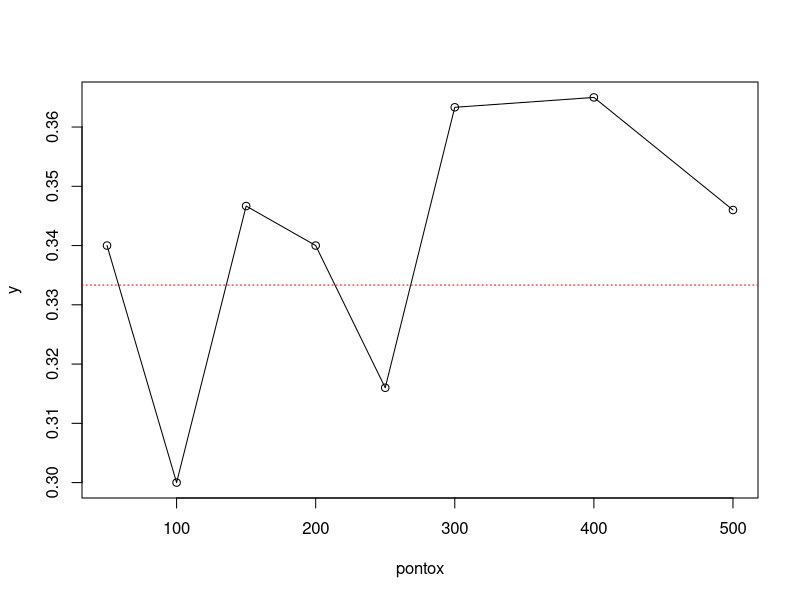
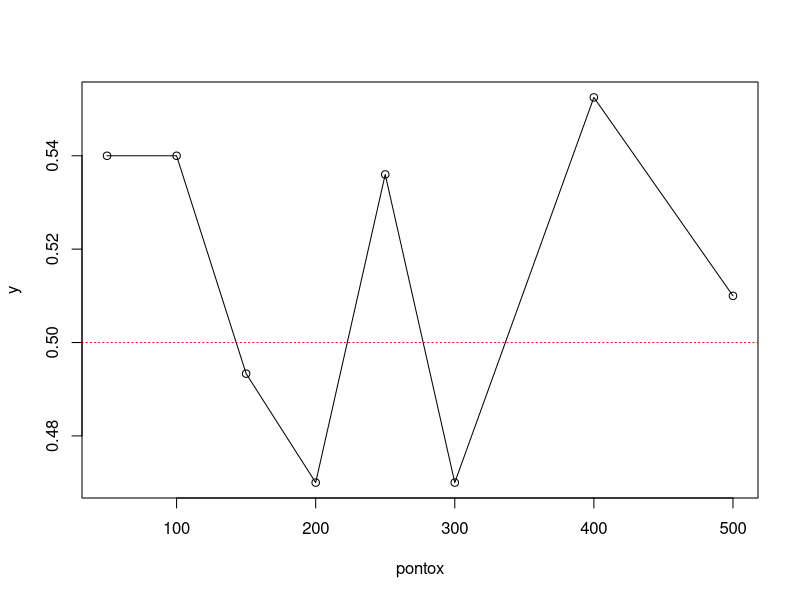
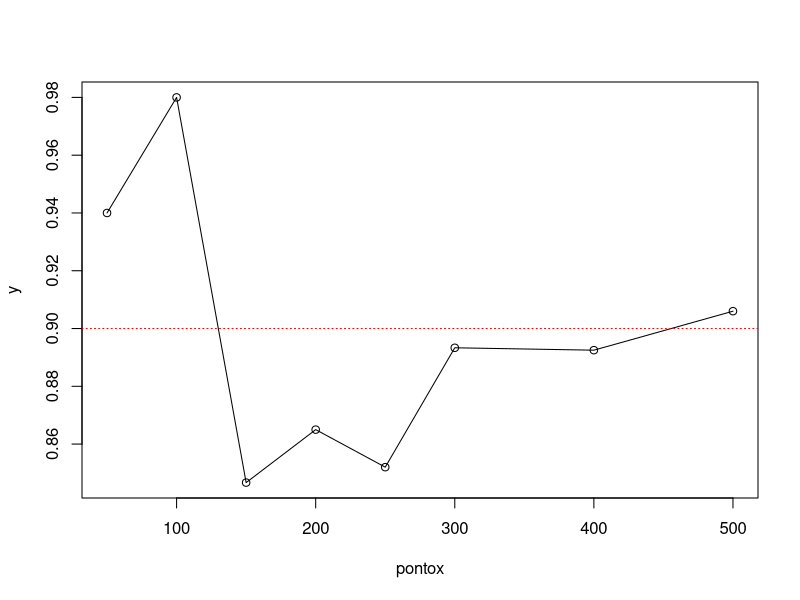
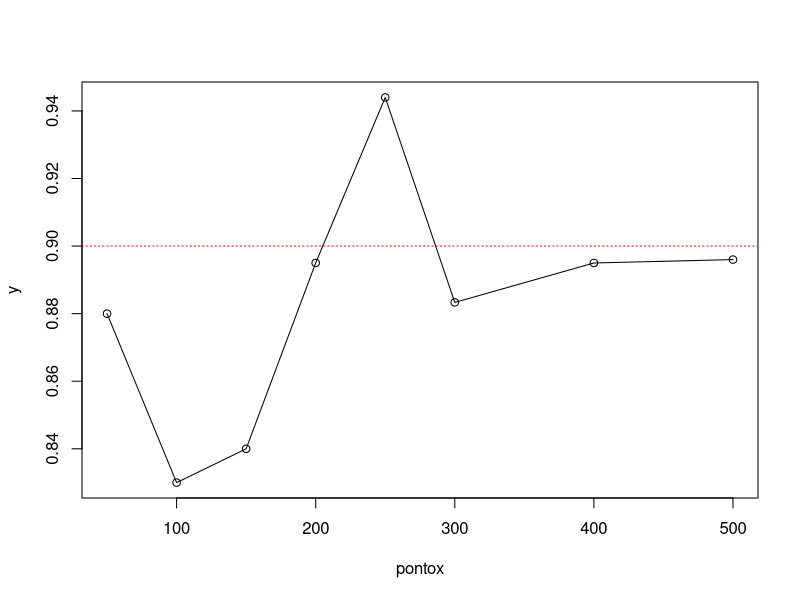
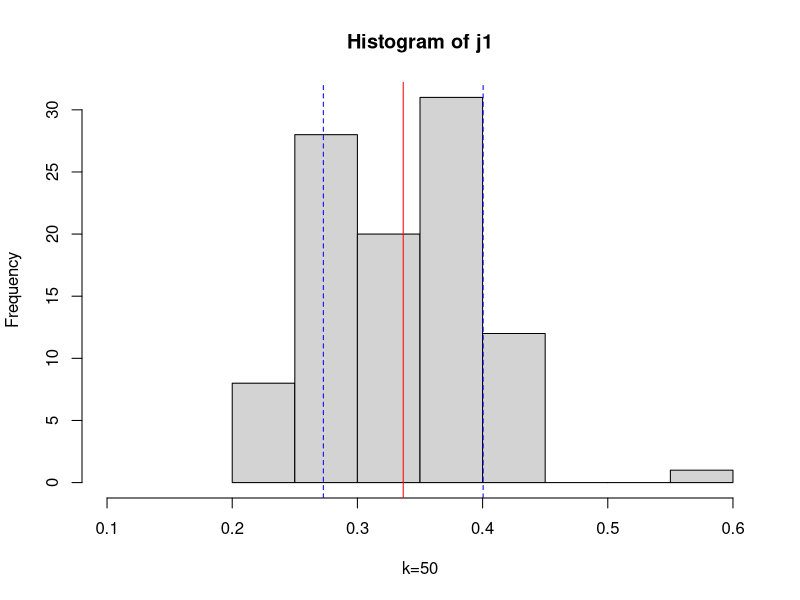
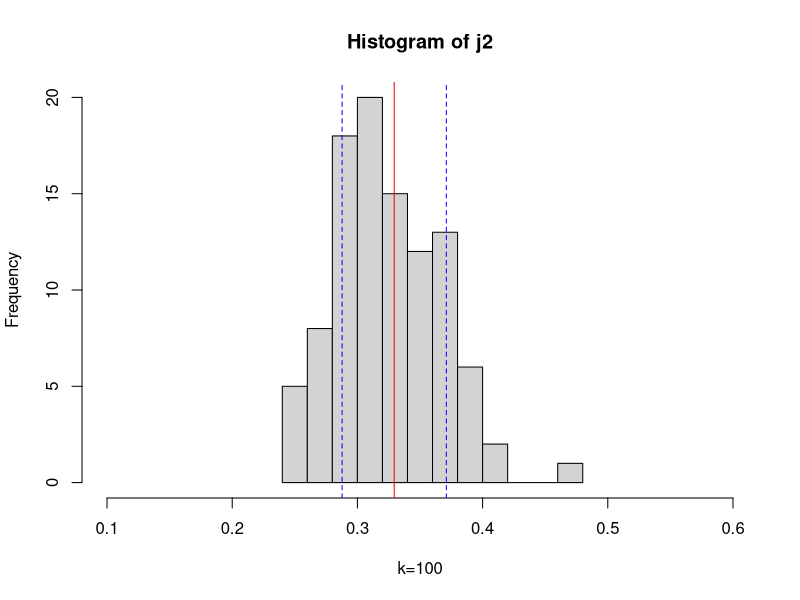
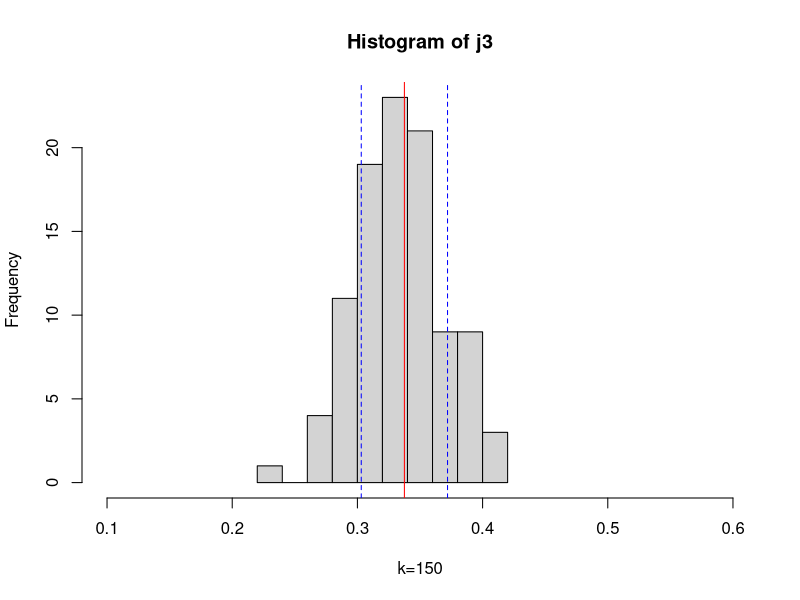
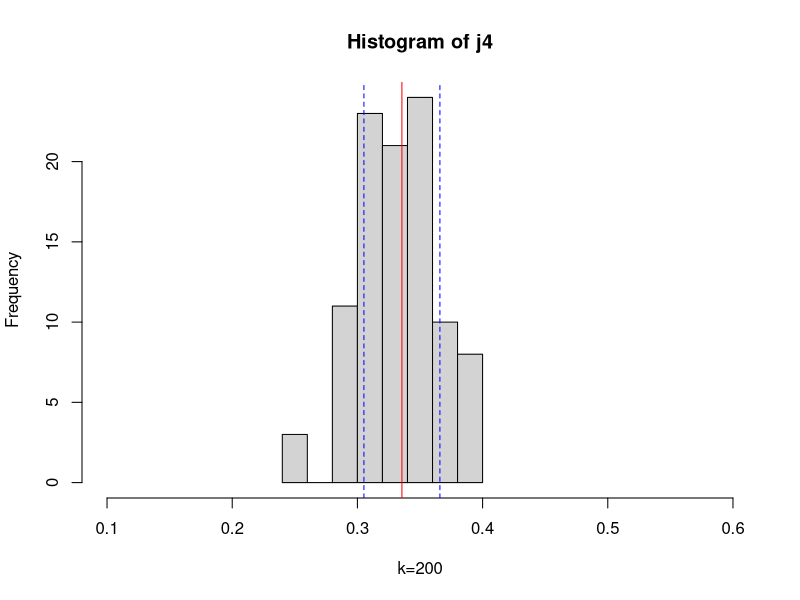

Write R code to recreate these figures, in order.
## ---- chunk 1
prob1a <- function(iter)
{
k <- iter
saida <- seq(1:k)
caixa <- c("m","m","f","f")
for (i in 1:k)
	{
	caixa2 <- sample(caixa)
	a <- caixa2[1]
	b <- caixa2[2]
	comparar <- a==b
	if(comparar==TRUE){saida[i]<-"yes"}else{saida[i]<-"no"}
	}
saida2 <- saida=="yes"
saida3 <- 1*saida2
proporcao <- mean(saida3)
return(proporcao)
}
## ---- chunk 2
prob1a(1000)
## ---- chunk 3
prob1b <- function(iter)
{
k <- iter
saida <- seq(1:k)
caixa <- c("m","m","f","f")
for (i in 1:k)
	{
	caixa2 <- sample(caixa,replace=T)
	a <- caixa2[1]
	b <- caixa2[2]
	comparar <- a==b
	if(comparar==TRUE){saida[i] <- "sim"}else{saida[i] <- "nao"}
	}
saida2 <- saida=="sim"
saida3 <- 1*saida2
proporcao <- mean(saida3)
return(proporcao)
}
## ---- chunk 4
prob1b(1000)
## ---- chunk 5
prob2a <- function(iter)
{
k <- iter
saida <- NULL
caixa <- c(rep("m",1),rep("f",19))
for (i in 1:k)
	{
	caixa2 <- sample(caixa,replace=F)
	a <- caixa2[1]
	b <- caixa2[2]
	comparar <- a==b
	if(comparar==TRUE){saida[i] <- "sim"}else{saida[i] <- "nao"}
	}
saida2 <- saida=="sim"
saida3 <- 1*saida2
proporcao <- mean(saida3)
return(proporcao)
}
## ---- chunk 6
prob2a(1000)
## ---- chunk 7
prob2b <- function(iter)
{
k <- iter
saida <- NULL
caixa <- c(rep("m",1),rep("f",19))
for (i in 1:k)
	{
	caixa2 <- sample(caixa,replace=T)
	a <- caixa2[1]
	b <- caixa2[2]
	comparar <- a==b
	if(comparar==TRUE){saida[i] <- "sim"}else{saida[i] <- "nao"}
	}
saida2 <- saida=="sim"
saida3 <- 1*saida2
proporcao <- mean(saida3)
return(proporcao)
}
## ---- chunk 8
prob2b(1000)
## ---- chunk 9
y <- NULL
pontox <- c(50,100,150,200,250,300, 400, 500)
for(i in 1:length(pontox))
  {
  y[i] <- prob1a(pontox[i])
}
y
plot(pontox,y)
lines(pontox,y)
abline(h=1/3,lty=3,col="red")
## ---- chunk 10
y <- NULL
pontox <- c(50,100,150,200,250,300, 400, 500)
for(i in 1:length(pontox))
  {
  y[i] <- prob1b(pontox[i])
}
y
plot(pontox,y)
lines(pontox,y)
abline(h=0.50,lty=3,col="red")
## ---- chunk 11
y <- NULL
pontox <- c(50,100,150,200,250,300, 400, 500)
for(i in 1:length(pontox))
  {
  y[i] <- prob2a(pontox[i])
}
y
plot(pontox,y)
lines(pontox,y)
abline(h=0.90,lty=3,col="red")
## ---- chunk 12
y <- NULL
pontox <- c(50,100,150,200,250,300, 400, 500)
for(i in 1:length(pontox))
  {
  y[i] <- prob2b(pontox[i])
}
y
plot(pontox,y)
lines(pontox,y)
abline(h=0.90,lty=3,col="red")
## ---- chunk 13
simulaMx <- function(numero.de.simulacoes,funcao.inicial,numero.de.iteracoes)
  {
  m <- numero.de.simulacoes
  n <- numero.de.iteracoes
  funcao <- funcao.inicial
  saida <- NULL
  
  for(i in 1:m)
    {
    saida[i] <- funcao(n)
    }
  return(saida)
}
## ---- chunk 14
j1<-simulaMx(100,prob1a,50)
hist(j1,xlim=c(0.1,0.6),xlab="k=50")
abline(v=mean(j1),col="red")
abline(v=mean(j1)-sd(j1),col="blue", lty = "dashed")
abline(v=mean(j1)+sd(j1),col="blue", lty = "dashed")
## ---- chunk 15
j2<-simulaMx(100,prob1a,100)
hist(j2,xlim=c(0.1,0.6),xlab="k=100")
abline(v=mean(j2),col="red")
abline(v=mean(j2)-sd(j2),col="blue", lty = "dashed")
abline(v=mean(j2)+sd(j2),col="blue", lty = "dashed")
## ---- chunk 16
j3<-simulaMx(100,prob1a,150)
hist(j3,xlim=c(0.1,0.6),xlab="k=150")
abline(v=mean(j3),col="red")
abline(v=mean(j3)-sd(j3),col="blue", lty = "dashed")
abline(v=mean(j3)+sd(j3),col="blue", lty = "dashed")

## ---- chunk 17
j4<-simulaMx(100,prob1a,200)
hist(j4,xlim=c(0.1,0.6),xlab="k=200")
abline(v=mean(j4),col="red")
abline(v=mean(j4)-sd(j4),col="blue", lty = "dashed")
abline(v=mean(j4)+sd(j4),col="blue", lty = "dashed")
## ---- chunk 18
j5<-simulaMx(100,prob1a,250)
hist(j5,xlim=c(0.1,0.6),xlab="k=250")
abline(v=mean(j5),col="red")
abline(v=mean(j5)-sd(j5),col="blue", lty = "dashed")
abline(v=mean(j5)+sd(j5),col="blue", lty = "dashed")
## ---- chunk 19
j6<-simulaMx(100,prob1a,300)
hist(j6,xlim=c(0.1,0.6),xlab="k=300")
abline(v=mean(j6),col="red")
abline(v=mean(j6)-sd(j6),col="blue", lty = "dashed")
abline(v=mean(j6)+sd(j6),col="blue", lty = "dashed")
## ---- chunk 20
j7<-simulaMx(100,prob1a,400)
hist(j7,xlim=c(0.1,0.6),xlab="k=400")
abline(v=mean(j7),col="red")
abline(v=mean(j7)-sd(j7),col="blue", lty = "dashed")
abline(v=mean(j7)+sd(j7),col="blue", lty = "dashed")
## ---- chunk 21
j8<-simulaMx(100,prob1a,500)
hist(j8,xlim=c(0.1,0.6),xlab="k=500")
abline(v=mean(j8),col="red")
abline(v=mean(j8)-sd(j8),col="blue", lty = "dashed")
abline(v=mean(j8)+sd(j8),col="blue", lty = "dashed")
## ---- chunk 22
j1<-simulaMx(100,prob1b,50)
hist(j1,xlim=c(0.3,0.7),xlab="k=50")
abline(v=mean(j1),col="red")
abline(v=mean(j1)-sd(j1),col="blue", lty = "dashed")
abline(v=mean(j1)+sd(j1),col="blue", lty = "dashed")
## ---- chunk 23
j2<-simulaMx(100,prob1b,100)
hist(j2,xlim=c(0.3,0.7),xlab="k=100")
abline(v=mean(j2),col="red")
abline(v=mean(j2)-sd(j2),col="blue", lty = "dashed")
abline(v=mean(j2)+sd(j2),col="blue", lty = "dashed")
## ---- chunk 24
j3<-simulaMx(100,prob1b,150)
hist(j3,xlim=c(0.3,0.7),xlab="k=150")
abline(v=mean(j3),col="red")
abline(v=mean(j3)-sd(j3),col="blue", lty = "dashed")
abline(v=mean(j3)+sd(j3),col="blue", lty = "dashed")

## ---- chunk 25
j4<-simulaMx(100,prob1b,200)
hist(j4,xlim=c(0.3,0.7),xlab="k=200")
abline(v=mean(j4),col="red")
abline(v=mean(j4)-sd(j4),col="blue", lty = "dashed")
abline(v=mean(j4)+sd(j4),col="blue", lty = "dashed")
## ---- chunk 26
j5<-simulaMx(100,prob1b,250)
hist(j5,xlim=c(0.3,0.7),xlab="k=250")
abline(v=mean(j5),col="red")
abline(v=mean(j5)-sd(j5),col="blue", lty = "dashed")
abline(v=mean(j5)+sd(j5),col="blue", lty = "dashed")
## ---- chunk 27
j6<-simulaMx(100,prob1b,300)
hist(j6,xlim=c(0.3,0.7),xlab="k=300")
abline(v=mean(j6),col="red")
abline(v=mean(j6)-sd(j6),col="blue", lty = "dashed")
abline(v=mean(j6)+sd(j6),col="blue", lty = "dashed")
## ---- chunk 28
j7<-simulaMx(100,prob1b,400)
hist(j7,xlim=c(0.3,0.7),xlab="k=400")
abline(v=mean(j7),col="red")
abline(v=mean(j7)-sd(j7),col="blue", lty = "dashed")
abline(v=mean(j7)+sd(j7),col="blue", lty = "dashed")
## ---- chunk 29
j8<-simulaMx(100,prob1b,500)
hist(j8,xlim=c(0.3,0.7),xlab="k=500")
abline(v=mean(j8),col="red")
abline(v=mean(j8)-sd(j8),col="blue", lty = "dashed")
abline(v=mean(j8)+sd(j8),col="blue", lty = "dashed")
## ---- chunk 30
j1<-simulaMx(100,prob2a,50)
hist(j1,xlim=c(0.7,1.0),xlab="k=50")
abline(v=mean(j1),col="red")
abline(v=mean(j1)-sd(j1),col="blue", lty = "dashed")
abline(v=mean(j1)+sd(j1),col="blue", lty = "dashed")
## ---- chunk 31
j2<-simulaMx(100,prob2a,100)
hist(j2,xlim=c(0.7,1.0),xlab="k=100")
abline(v=mean(j2),col="red")
abline(v=mean(j2)-sd(j2),col="blue", lty = "dashed")
abline(v=mean(j2)+sd(j2),col="blue", lty = "dashed")
## ---- chunk 32
j3<-simulaMx(100,prob2a,150)
hist(j3,xlim=c(0.7,1.0),xlab="k=150")
abline(v=mean(j3),col="red")
abline(v=mean(j3)-sd(j3),col="blue", lty = "dashed")
abline(v=mean(j3)+sd(j3),col="blue", lty = "dashed")

## ---- chunk 33
j4<-simulaMx(100,prob2a,200)
hist(j4,xlim=c(0.7,1.0),xlab="k=200")
abline(v=mean(j4),col="red")
abline(v=mean(j4)-sd(j4),col="blue", lty = "dashed")
abline(v=mean(j4)+sd(j4),col="blue", lty = "dashed")
## ---- chunk 34
j5<-simulaMx(100,prob2a,250)
hist(j5,xlim=c(0.7,1.0),xlab="k=250")
abline(v=mean(j5),col="red")
abline(v=mean(j5)-sd(j5),col="blue", lty = "dashed")
abline(v=mean(j5)+sd(j5),col="blue", lty = "dashed")
## ---- chunk 35
j6<-simulaMx(100,prob2a,300)
hist(j6,xlim=c(0.7,1.0),xlab="k=300")
abline(v=mean(j6),col="red")
abline(v=mean(j6)-sd(j6),col="blue", lty = "dashed")
abline(v=mean(j6)+sd(j6),col="blue", lty = "dashed")
## ---- chunk 36
j7<-simulaMx(100,prob2a,400)
hist(j7,xlim=c(0.7,1.0),xlab="k=400")
abline(v=mean(j7),col="red")
abline(v=mean(j7)-sd(j7),col="blue", lty = "dashed")
abline(v=mean(j7)+sd(j7),col="blue", lty = "dashed")
## ---- chunk 37
j8<-simulaMx(100,prob2a,500)
hist(j8,xlim=c(0.7,1.0),xlab="k=500")
abline(v=mean(j8),col="red")
abline(v=mean(j8)-sd(j8),col="blue", lty = "dashed")
abline(v=mean(j8)+sd(j8),col="blue", lty = "dashed")
## ---- chunk 38
j1<-simulaMx(100,prob2b,50)
hist(j1,xlim=c(0.7,1.0),xlab="k=50")
abline(v=mean(j1),col="red")
abline(v=mean(j1)-sd(j1),col="blue", lty = "dashed")
abline(v=mean(j1)+sd(j1),col="blue", lty = "dashed")
## ---- chunk 39
j2<-simulaMx(100,prob2b,100)
hist(j2,xlim=c(0.7,1.0),xlab="k=100")
abline(v=mean(j2),col="red")
abline(v=mean(j2)-sd(j2),col="blue", lty = "dashed")
abline(v=mean(j2)+sd(j2),col="blue", lty = "dashed")
## ---- chunk 40
j3<-simulaMx(100,prob2b,150)
hist(j3,xlim=c(0.7,1.0),xlab="k=150")
abline(v=mean(j3),col="red")
abline(v=mean(j3)-sd(j3),col="blue", lty = "dashed")
abline(v=mean(j3)+sd(j3),col="blue", lty = "dashed")

## ---- chunk 41
j4<-simulaMx(100,prob2b,200)
hist(j4,xlim=c(0.7,1.0),xlab="k=200")
abline(v=mean(j4),col="red")
abline(v=mean(j4)-sd(j4),col="blue", lty = "dashed")
abline(v=mean(j4)+sd(j4),col="blue", lty = "dashed")
## ---- chunk 42
j5<-simulaMx(100,prob2b,250)
hist(j5,xlim=c(0.7,1.0),xlab="k=250")
abline(v=mean(j5),col="red")
abline(v=mean(j5)-sd(j5),col="blue", lty = "dashed")
abline(v=mean(j5)+sd(j5),col="blue", lty = "dashed")
## ---- chunk 43
j6<-simulaMx(100,prob2b,300)
hist(j6,xlim=c(0.7,1.0),xlab="k=300")
abline(v=mean(j6),col="red")
abline(v=mean(j6)-sd(j6),col="blue", lty = "dashed")
abline(v=mean(j6)+sd(j6),col="blue", lty = "dashed")
## ---- chunk 44
j7<-simulaMx(100,prob2b,400)
hist(j7,xlim=c(0.7,1.0),xlab="k=400")
abline(v=mean(j7),col="red")
abline(v=mean(j7)-sd(j7),col="blue", lty = "dashed")
abline(v=mean(j7)+sd(j7),col="blue", lty = "dashed")
## ---- chunk 45
j8<-simulaMx(100,prob2b,500)
hist(j8,xlim=c(0.7,1.0),xlab="k=500")
abline(v=mean(j8),col="red")
abline(v=mean(j8)-sd(j8),col="blue", lty = "dashed")
abline(v=mean(j8)+sd(j8),col="blue", lty = "dashed")
## ---- chunk 46
prob6 <- function(n)
  {
  x1 <- sample(c(1,2,3,4,5,6),n,replace=T)
  x2 <- sample(c(1,2,3,4,5,6),n,replace=T)
  x <- cbind(x1,x2)
  x1.1 <- (x1<3)
  x2.1 <- (x2<3)
  comparar <- x1.1&x2.1
  probabilidade <- sum(comparar)/n
  print(probabilidade)
}
## ---- chunk 47
prob6(1000)
## ---- chunk 48
prob8 <- function(n)
  {
  n <- 200
  saida <- NULL
  moeda1 <- sample(c(0,1), n, replace=TRUE)
  moeda2 <- sample(c(0,1), n, replace=TRUE) 
  moeda3 <- sample(c(0,1), n, replace=TRUE)
  dado <- sample(c(1,2,3,4,5,6))
  moedas <- cbind(moeda1,moeda2,moeda3) 
  soma <- moedas[,1]+moedas[,2]+moedas[,3]
  soma1 <- moeda1+moeda2+moeda3
  soma2 <- mean(soma==2)
  
  for(i in 1:n)
    {
    amostradado <- sample(dado)
    x <- amostradado[1]
    if (x==2|x==4|x==6){saida[i]="par"} else{saida[i]= "impar"}
    }
  saida2 <- 1*(saida=="impar")
  saida3 <- (saida2)/n
  probabilidade <- sum(soma2*saida3)
  return(probabilidade)
}
## ---- chunk 49
prob8(1000) 
## ---- chunk 50
prob11a <- function(n)
  {
  saida <- seq(1:n)
  chaves1 <- c(1,1,1,0)
  
  for(i in 1:n)
    {
    chaves2 <- sample(chaves1,replace=TRUE)
    a <- chaves2[1]
    b <- chaves2[2]
    d <- chaves2[3]
    cbind(a,b,d)
    if(a==0){saida[i]="probabilidade1"}
    if(a==1 & b==0) {saida[i]="probabilidade2"}
    if(a==1 & b==1 & d==0 ){saida[i]="probabilidade3"} 
    if(a==1 & b==1 & d==1 ){saida[i]="probabilidade4"}
  }
  
  saida2 <- 1*(saida=="probabilidade1")
  saida3 <- 1*(saida=="probabilidade2")
  saida4 <- 1*(saida=="probabilidade3")
  saida5 <- ((saida2)/n)+((saida3)/n)+((saida4)/n)
  probabilidadeab <- 1-sum(saida5)
  
  return(probabilidadeab)
}
## ---- chunk 51
prob11a(1000)
## ---- chunk 52
prob11b <- function(n)
  {
  saida <- seq(1:n)
  chaves1 <- c(1,1,1,0)
  
  for(i in 1:n)
    {
    chaves2 <- sample(chaves1,replace=FALSE)
    a <- chaves2[1]
    b <- chaves2[2]
    d <- chaves2[3]
    cbind(a,b,d)
    if(a==0){saida[i]="probabilidade1"}
    if(a==1 & b==0) {saida[i]="probabilidade2"}
    if(a==1 & b==1 & d==0 ){saida[i]="probabilidade3"} 
    if(a==1 & b==1 & d==1 ){saida[i]="probabilidade4"}
  }
  
  saida2 <- 1*(saida=="probabilidade1")
  saida3 <- 1*(saida=="probabilidade2")
  saida4 <- 1*(saida=="probabilidade3")
  saida5 <- ((saida2)/n)+((saida3)/n)+((saida4)/n)
  probabilidadeab <- 1-sum(saida5)
  
  return(probabilidadeab)
}
## ---- chunk 53
prob11b(1000)
## ---- chunk 54
prob13=function(n)
  {
  saida <- seq(1:n)
  caixa <- c(1,2,3)
  
  for(i in 1:n)
    {
    caixa2 <- sample(caixa,replace=TRUE)
    a <- caixa2[1]
    b <- caixa2[2]
    comparar <- a==b
    cbind(a,b,comparar)
    
    if(comparar==TRUE){saida[i]="SIM"} else {saida[i]="NAO"}
    }
  saida2 <- 1*(saida=="NAO")
  saida3 <- sum(saida2)
  probab <- (saida3)/n
  return(probab)
}
## ---- chunk 55
prob13(10000)
## ---- chunk 56
sim <- function(n)
  {
  X <- rnorm(n, mean = 5, sd = 2)
  Y <- rnorm(n, mean = 10, sd = 3)
  EX <- mean(X)
  EY <- mean(Y)
  result <- list(
    EXY = mean(X * Y),
    EX = EX,
    EY = EY,
    EX_EY = EX*EY)
}
## ---- chunk 57
s <- sim(10000)
s$EXY
s$EX_EY
## ---- chunk 58
sim <- function(n)
  {
  X <- rnorm(n, mean = 5, sd = 2)
  Y <- rnorm(n, mean = 10, sd = 3)
  EX <- mean(X)
  EY <- mean(Y)
  result <- list(
    E_XdivY = mean(X / Y),
    EX = EX,
    EY = EY,
    EX_div_EY = EX/EY)
}
## ---- chunk 59
s1 <- sim(10000)
s1$E_XdivY
s1$EX_div_EY
